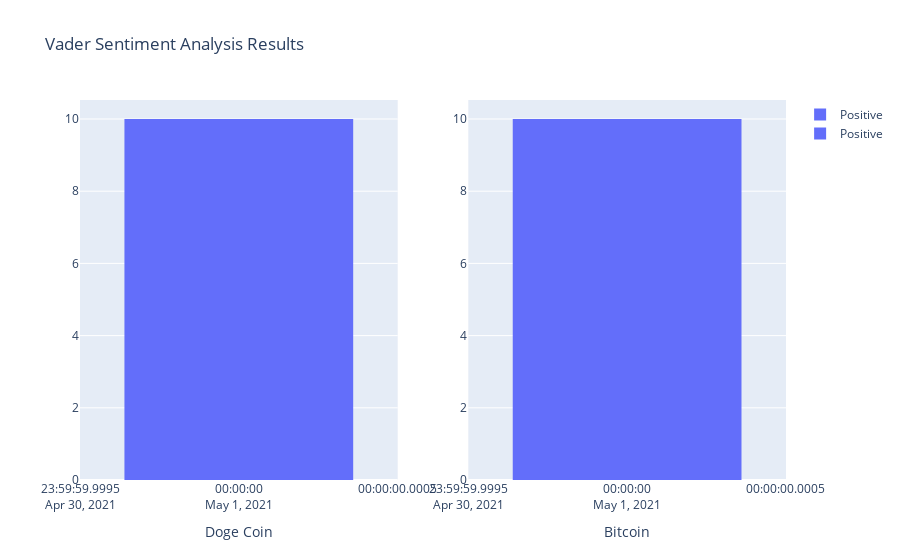

The notebook cell saved with this chart:
### Code cell
from plotly.subplots import make_subplots

fig = make_subplots(rows=1, cols=2)

fig.add_trace(px.histogram(avg_sent, x="Day", y="doge_count", color="Sentiment", nbins=20).data[0], row=1, col=1)

fig.add_trace(px.histogram(avg_sent2, x="Day", y="btc_count", color="Sentiment", nbins=20).data[0], row=1, col=2)

fig.update_layout(
    title_text='Vader Sentiment Analysis Results',
    bargap=0.2, 
    bargroupgap=0.1 
)

fig.update_xaxes(title_text="Doge Coin", row=1, col=1)
fig.update_xaxes(title_text="Bitcoin", row=1, col=2)

fig.show()

### Figure 1 — Plotly figure (JSON) as saved in the notebook; plotly's stock layout.template omitted (floating-point values rounded to 4 significant figures)
{"data": [{"alignmentgroup": "True", "bingroup": "x", "histfunc": "sum", "hovertemplate": "Sentiment=Positive<br>Day=%{x}<br>sum of doge_count=%{y}<extra></extra>", "legendgroup": "Positive", "marker": {"color": "#636efa", "pattern": {"shape": ""}}, "name": "Positive", "nbinsx": 20, "offsetgroup": "Positive", "orientation": "v", "showlegend": true, "type": "histogram", "x": ["2021-05-01"], "xaxis": "x", "y": [10], "yaxis": "y"}, {"alignmentgroup": "True", "bingroup": "x", "histfunc": "sum", "hovertemplate": "Sentiment=Positive<br>Day=%{x}<br>sum of btc_count=%{y}<extra></extra>", "legendgroup": "Positive", "marker": {"color": "#636efa", "pattern": {"shape": ""}}, "name": "Positive", "nbinsx": 20, "offsetgroup": "Positive", "orientation": "v", "showlegend": true, "type": "histogram", "x": ["2021-05-01"], "xaxis": "x2", "y": [10], "yaxis": "y2"}], "layout": {"bargap": 0.2, "bargroupgap": 0.1, "title": {"text": "Vader Sentiment Analysis Results"}, "xaxis": {"anchor": "y", "domain": [0, 0.45], "title": {"text": "Doge Coin"}}, "xaxis2": {"anchor": "y2", "domain": [0.55, 1], "title": {"text": "Bitcoin"}}, "yaxis": {"anchor": "x", "domain": [0, 1]}, "yaxis2": {"anchor": "x2", "domain": [0, 1]}}}
